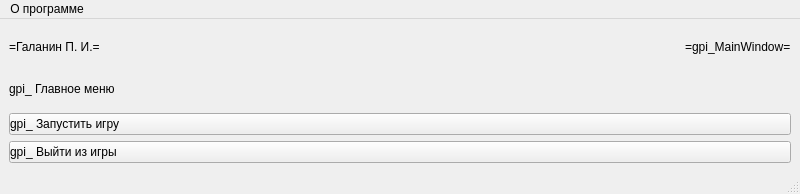
<?xml version="1.0" encoding="UTF-8"?>
<ui version="4.0">
 <class>gpi_MainWindow</class>
 <widget class="QMainWindow" name="gpi_MainWindow">
  <property name="geometry">
   <rect>
    <x>0</x>
    <y>0</y>
    <width>800</width>
    <height>194</height>
   </rect>
  </property>
  <property name="windowTitle">
   <string>gpi_MainWindow</string>
  </property>
  <widget class="QWidget" name="centralwidget">
   <layout class="QGridLayout" name="gridLayout">
    <item row="0" column="0">
     <widget class="QLabel" name="gpi_label_author">
      <property name="text">
       <string>=Галанин П. И.=</string>
      </property>
     </widget>
    </item>
    <item row="0" column="1">
     <spacer name="gpi_horizontalSpacer">
      <property name="orientation">
       <enum>Qt::Horizontal</enum>
      </property>
      <property name="sizeHint" stdset="0">
       <size>
        <width>511</width>
        <height>20</height>
       </size>
      </property>
     </spacer>
    </item>
    <item row="0" column="2">
     <widget class="QLabel" name="gpi_label_title">
      <property name="text">
       <string>=gpi_MainWindow=</string>
      </property>
     </widget>
    </item>
    <item row="1" column="0" colspan="3">
     <widget class="QLabel" name="gpi_label_description">
      <property name="text">
       <string>gpi_ Главное меню</string>
      </property>
     </widget>
    </item>
    <item row="2" column="0" colspan="3">
     <widget class="QPushButton" name="gpi_pushButton_start">
      <property name="styleSheet">
       <string notr="true">text-align: left</string>
      </property>
      <property name="text">
       <string>gpi_ Запустить игру</string>
      </property>
     </widget>
    </item>
    <item row="3" column="0" colspan="3">
     <widget class="QPushButton" name="gpi_pushButton_close">
      <property name="styleSheet">
       <string notr="true">text-align: left</string>
      </property>
      <property name="text">
       <string>gpi_ Выйти из игры</string>
      </property>
     </widget>
    </item>
   </layout>
  </widget>
  <widget class="QMenuBar" name="menubar">
   <property name="geometry">
    <rect>
     <x>0</x>
     <y>0</y>
     <width>800</width>
     <height>25</height>
    </rect>
   </property>
   <widget class="QMenu" name="menu">
    <property name="title">
     <string>О программе</string>
    </property>
    <addaction name="gpi_action_about"/>
   </widget>
   <addaction name="menu"/>
  </widget>
  <widget class="QStatusBar" name="statusbar"/>
  <action name="gpi_action_about">
   <property name="text">
    <string>Об авторе</string>
   </property>
  </action>
 </widget>
 <resources/>
 <connections/>
</ui>
